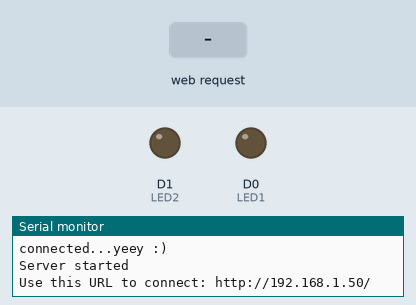
This sketch was run on a simulated ESP8266 (NodeMCU). On the bench: output pins drawn as LEDs (lit = HIGH), the last lines printed to the serial monitor. Inputs (shaded band) come from the test bench. WiFi joins after 1.5 s; servers stay silent unless stated; random numbers use the default seed unless the sketch sets one.

Above: at 2.7 s.
2.8 s: HTTP request GET /led=ON received
At 3.8 s:
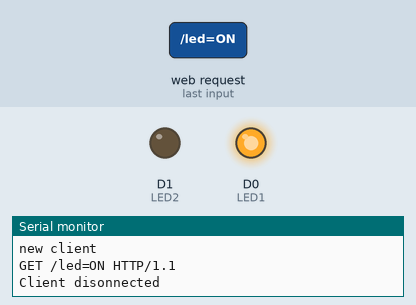
5.8 s: HTTP request GET /led2=ON received
At 8.1 s:
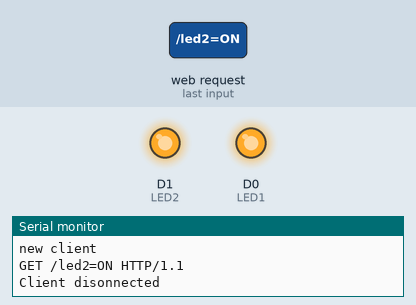
9.0 s: HTTP request GET /led=OFF received
At 10.9 s:
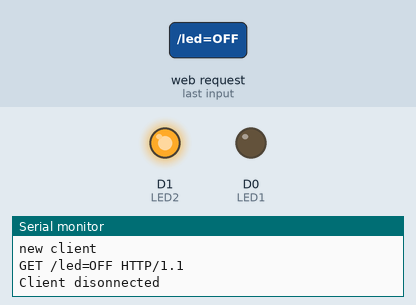
12.0 s: HTTP request GET /led2=OFF received
At 14.1 s:
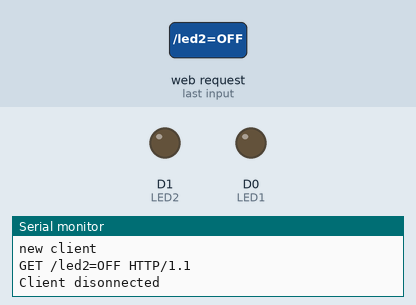
Timing chart, 0 to 15.6 s (numbered marks = the images above; inputs shaded):
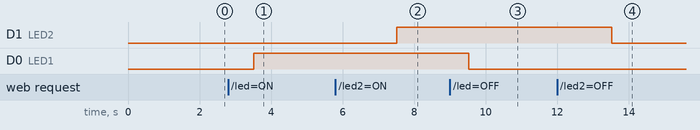

The sketch:

ESP_HTML.ino
```cpp
#include <ESP8266WiFi.h> //librray ESP8266
#include <DNSServer.h>
#include <ESP8266WebServer.h>
#include <WiFiManager.h>
#include "DHT.h"

#define DHTPIN D2
#define DHTTYPE DHT11

DHT dht(DHTPIN,DHTTYPE);


#define ON HIGH //Deklarasi variable ON sebagai kondisi HIGH
#define OFF LOW //Deklarasi Variable OFF sebagai kondisi LOW
#define LED2 D1 //Deklarasi PIN D1 untuk LED2
#define LED1 D0 //Deklarasi PIN D0 untuk LED1

const char* ssid = "OPPO A5"; // nama wifi kamu
const char* password = "987654321"; // password wifi kamu

int value1 = OFF, value2 = OFF; //membuat variable untuk control LED

WiFiServer server(80); //menentukan port HTTP yang digunakan untuk server

void setup() {
  Serial.begin(115200);  //membuka komunikasi serial
  delay(10);
  pinMode(LED1, OUTPUT); //inisialisasi pin LED 1 sebagai OUTPUT
  pinMode(LED2, OUTPUT); //inisialisasi pin LED 2 sebagai OUTPUT

  WiFiManager wifiManager;
  wifiManager.autoConnect("AutoConnectAP");
  Serial.println("connected...yeey :)");

  dht.begin();


  digitalWrite(LED1, OFF);
  digitalWrite(LED2, OFF);

//   // Program untuk koneksi ke Wifi
//  Serial.println();
//  Serial.println();
//  Serial.print("Connecting to ");
//  Serial.println(ssid);
//
//  WiFi.begin(ssid, password);
//
//  while (WiFi.status() != WL_CONNECTED) {
//    delay(500);
//    Serial.print(".");
//  }
//  Serial.println("");
//  Serial.println("WiFi connected");

  // Program untuk memulai server
  server.begin();
  Serial.println("Server started");

  // Menampilkan alamat IP Server pada serial monitor
  Serial.print("Use this URL to connect: ");
  Serial.print("http://");
  Serial.print(WiFi.localIP());
  Serial.println("/");

}

void loop() {
  // fungsi untuk mengecek kondisi client sudah terkoneksi atau beleum
  delay(2000);

  float Kelembapan = rand()%80;
  float Suhu  = rand() %30;

  Serial.print("Kelembapan :");
  Serial.println(Kelembapan);
  Serial.print("Suhu :");
  Serial.println(Suhu);

  WiFiClient client = server.available();
  if (!client) {
    return;
  }

  // Kondisi menunggu client mengirim data
  Serial.println("new client");
  while(!client.available()){
    delay(1);
  }

  // membaca baris pertama pada request client
  String request = client.readStringUntil('\r');
  Serial.println(request);
  client.flush();


//Logika jika ada request masuk dari client
  if(request.indexOf("/led=ON") != -1 ){
    digitalWrite(LED1, ON);
    value1 = ON;
  }
  if(request.indexOf("/led=OFF") != -1 ){
    digitalWrite(LED1, OFF);
    value1 = OFF;
  }

    if(request.indexOf("/led2=ON") != -1 ){
    digitalWrite(LED2, ON);
    value2 = ON;
  }
  if(request.indexOf("/led2=OFF") != -1 ){
    digitalWrite(LED2, OFF);
    value2 = OFF;
  }

// Script HTML untuk kontrol LED yang ditampilkan pada server
  client.println("HTTP/1.1 200 OK");
  client.println("Content-Type: text/html");
  client.println(""); //  do not forget this one
  client.println("<!DOCTYPE HTML>");
  client.println("<html>");
  client.println("<head>");
  client.println("<meta charset='utf-8'>");
  client.println("<meta name='viewport' content='width=device-width, initial-scale=1'>");
  client.println("<meta http-equiv='x-ua-compatible' content='ie=edge'>");
  client.println("<link rel='stylesheet' href='https://maxcdn.bootstrapcdn.com/bootstrap/4.0.0-alpha.6/css/bootstrap.min.css' integrity='sha384-rwoIResjU2yc3z8GV/NPeZWAv56rSmLldC3R/AZzGRnGxQQKnKkoFVhFQhNUwEyJ' crossorigin='anonymous'>");
  client.println("</head>");
  client.println("<center>");
  client.println("<body>");
  client.println("<br><br>");
  client.println("<div class='col-md-6'>");
  client.println("<div class = 'container-fluid'>");
  client.println("<div class ='row'>");
  client.println("<div class ='col-md-6'>");

  client.println("<div class='card mb-3'>");
  client.println("<div class = 'card-header'>");
  client.println("<p>Kontrol Lampu Via Website dan Pembacaan Sensor<p>");
  client.println("</div>");
  client.println("<div class = 'card-body'>");
  client.println("<p> Menyalakan dan mematikan LED <p>");
  client.println("<a href=\"/led=ON\"\" type = 'button' class='btn btn-danger btn-block'>ON</a>");
  client.println("<a href=\"/led=OFF\"\" type = 'button' class='btn btn-primary btn-block'>OFF</a>");
  client.println("<p> Menyalakan dan mematikan LED2 <p>");
  client.println("<a href=\"/led2=ON\"\" type = 'button' class='btn btn-danger btn-block'>ON</a>");
  client.println("<a href=\"/led2=OFF\"\" type = 'button' class='btn btn-primary btn-block'>OFF</a>");
  client.println("<p> Pembacaan Sensor <p>");
  client.println("<p>Pembacaan Sensor Kelembapan :<p>");
  client.println(Kelembapan);
  client.println("<p>Pembacaan Sensor Suhu :<p>");
  client.println(Suhu);
  client.println("</div>");
  client.println("</div>");
  client.println("</div>");
  client.println("</div>");
  client.println("</div>");
  client.println("</body>");
  client.println("</center>");
  client.println("</html>"); //Akhir script HTML

  delay(1);
  Serial.println("Client disonnected");
  Serial.println("");
}
```

Measured:
- after the input at 2.8 s, D0 (LED1): LOW → HIGH after 0.72 s
- after the input at 5.8 s, D1 (LED2): LOW → HIGH after 1.7 s
- after the input at 9.0 s, D0 (LED1): HIGH → LOW after 0.52 s
- after the input at 12.0 s, D1 (LED2): HIGH → LOW after 1.5 s
